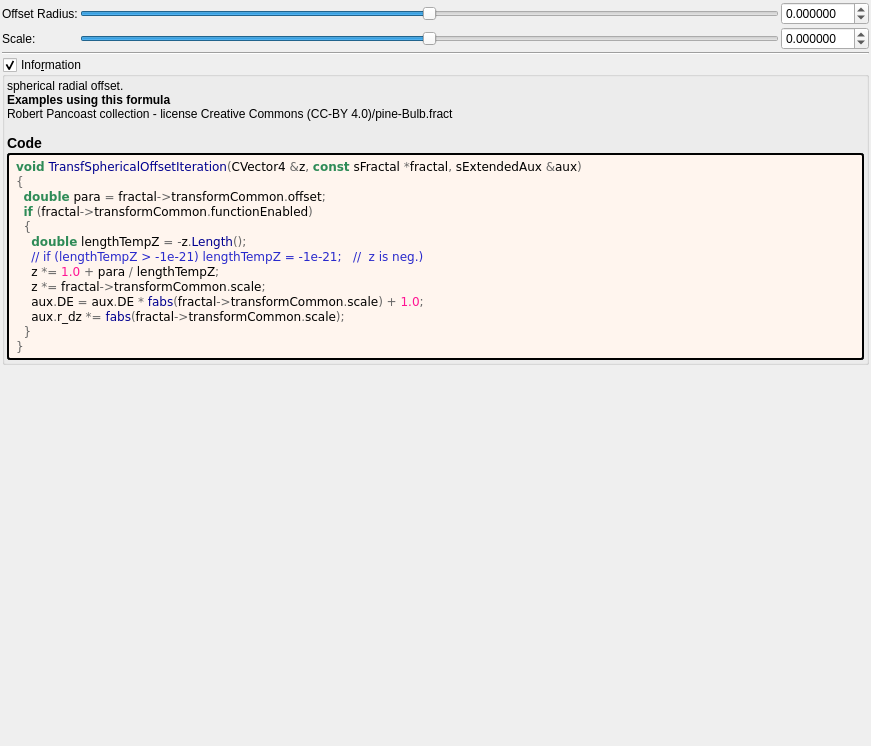
<?xml version="1.0" encoding="UTF-8"?>
<ui version="4.0">
 <class>transf_spherical_offset</class>
 <widget class="QWidget" name="Form">
  <property name="geometry">
   <rect>
    <x>0</x>
    <y>0</y>
    <width>871</width>
    <height>746</height>
   </rect>
  </property>
  <property name="windowTitle">
   <string notr="true">transf_spherical_offset</string>
  </property>
  <layout class="QVBoxLayout" name="verticalLayout">
   <property name="spacing">
    <number>2</number>
   </property>
   <property name="leftMargin">
    <number>2</number>
   </property>
   <property name="topMargin">
    <number>2</number>
   </property>
   <property name="rightMargin">
    <number>2</number>
   </property>
   <property name="bottomMargin">
    <number>2</number>
   </property>
   <item>
    <layout class="QGridLayout" name="gridLayout">
     <property name="spacing">
      <number>2</number>
     </property>
     <item row="0" column="2">
      <widget class="MyDoubleSpinBox" name="spinbox_transf_offset">
       <property name="sizePolicy">
        <sizepolicy hsizetype="Minimum" vsizetype="Maximum">
         <horstretch>0</horstretch>
         <verstretch>0</verstretch>
        </sizepolicy>
       </property>
       <property name="prefix">
        <string/>
       </property>
       <property name="suffix">
        <string/>
       </property>
       <property name="decimals">
        <number>6</number>
       </property>
       <property name="minimum">
        <double>-99.989999999999995</double>
       </property>
       <property name="maximum">
        <double>99.989999999999995</double>
       </property>
       <property name="singleStep">
        <double>0.100000000000000</double>
       </property>
      </widget>
     </item>
     <item row="1" column="0">
      <widget class="QLabel" name="label_143">
       <property name="text">
        <string>Scale:</string>
       </property>
      </widget>
     </item>
     <item row="1" column="2">
      <widget class="MyDoubleSpinBox" name="spinbox_transf_scale">
       <property name="sizePolicy">
        <sizepolicy hsizetype="Minimum" vsizetype="Maximum">
         <horstretch>0</horstretch>
         <verstretch>0</verstretch>
        </sizepolicy>
       </property>
       <property name="prefix">
        <string/>
       </property>
       <property name="suffix">
        <string/>
       </property>
       <property name="decimals">
        <number>6</number>
       </property>
       <property name="minimum">
        <double>-99.989999999999995</double>
       </property>
       <property name="maximum">
        <double>99.989999999999995</double>
       </property>
       <property name="singleStep">
        <double>0.100000000000000</double>
       </property>
      </widget>
     </item>
     <item row="0" column="0">
      <widget class="QLabel" name="label_142">
       <property name="text">
        <string>Offset Radius:</string>
       </property>
      </widget>
     </item>
     <item row="0" column="1">
      <widget class="QSlider" name="slider_transf_offset">
       <property name="sizePolicy">
        <sizepolicy hsizetype="Expanding" vsizetype="Maximum">
         <horstretch>0</horstretch>
         <verstretch>0</verstretch>
        </sizepolicy>
       </property>
       <property name="minimum">
        <number>-5000000</number>
       </property>
       <property name="maximum">
        <number>5000000</number>
       </property>
       <property name="value">
        <number>0</number>
       </property>
       <property name="sliderPosition">
        <number>0</number>
       </property>
       <property name="orientation">
        <enum>Qt::Horizontal</enum>
       </property>
      </widget>
     </item>
     <item row="1" column="1">
      <widget class="QSlider" name="slider_transf_scale">
       <property name="sizePolicy">
        <sizepolicy hsizetype="Expanding" vsizetype="Maximum">
         <horstretch>0</horstretch>
         <verstretch>0</verstretch>
        </sizepolicy>
       </property>
       <property name="minimum">
        <number>-5000000</number>
       </property>
       <property name="maximum">
        <number>5000000</number>
       </property>
       <property name="value">
        <number>0</number>
       </property>
       <property name="sliderPosition">
        <number>0</number>
       </property>
       <property name="orientation">
        <enum>Qt::Horizontal</enum>
       </property>
      </widget>
     </item>
    </layout>
   </item>
   <item>
    <widget class="Line" name="line">
     <property name="orientation">
      <enum>Qt::Horizontal</enum>
     </property>
    </widget>
   </item>
   <item>
    <widget class="MyGroupBox" name="groupCheck_info">
     <property name="title">
      <string>Info&amp;rmation</string>
     </property>
     <property name="flat">
      <bool>false</bool>
     </property>
     <property name="checkable">
      <bool>true</bool>
     </property>
     <layout class="QVBoxLayout" name="verticalLayout_2">
      <property name="spacing">
       <number>2</number>
      </property>
      <property name="leftMargin">
       <number>2</number>
      </property>
      <property name="topMargin">
       <number>2</number>
      </property>
      <property name="rightMargin">
       <number>2</number>
      </property>
      <property name="bottomMargin">
       <number>2</number>
      </property>
      <item>
	   <widget class="QLabel" name="label_information_general">
	    <property name="text">
		 <string notr="true">&lt;p&gt;spherical radial offset.&lt;/p&gt;&lt;table&gt;
&lt;/table&gt;
&lt;br&gt;&lt;b&gt;Examples using this formula&lt;/b&gt;&lt;br&gt;Robert Pancoast collection - license Creative Commons (CC-BY 4.0)/pine-Bulb.fract&lt;h3&gt;Code&lt;/h3&gt;</string>
		</property>
		<property name="wordWrap">
		 <bool>true</bool>
		</property>
		<property name="openExternalLinks">
		 <bool>true</bool>
		</property>
		<property name="textInteractionFlags">
		 <set>Qt::LinksAccessibleByMouse|Qt::TextSelectableByMouse</set>
		</property>
		</widget>
	   </item>
	   <item>
	    <widget class="QLabel" name="label_code_content">
		 <property name="text">
		  <string notr="true">&lt;body style=&quot;background-color:#fff5ee&quot;&gt;
&lt;pre style=&quot;color:#000000; background-color:#fff5ee;  font-family:'Courier New',monospace;&quot;&gt;&lt;span style=&quot;color:#2e8b57; font-weight:bold&quot;&gt;void&lt;/span&gt; &lt;span style=&quot;color:#00008f&quot;&gt;TransfSphericalOffsetIteration&lt;/span&gt;&lt;span style=&quot;color:#676767&quot;&gt;(&lt;/span&gt;CVector4 &lt;span style=&quot;color:#676767&quot;&gt;&amp;amp;&lt;/span&gt;z&lt;span style=&quot;color:#676767&quot;&gt;,&lt;/span&gt; &lt;span style=&quot;color:#2e8b57; font-weight:bold&quot;&gt;const&lt;/span&gt; sFractal &lt;span style=&quot;color:#676767&quot;&gt;*&lt;/span&gt;fractal&lt;span style=&quot;color:#676767&quot;&gt;,&lt;/span&gt; sExtendedAux &lt;span style=&quot;color:#676767&quot;&gt;&amp;amp;&lt;/span&gt;aux&lt;span style=&quot;color:#676767&quot;&gt;)&lt;/span&gt;
&lt;span style=&quot;color:#676767&quot;&gt;{&lt;/span&gt;
  &lt;span style=&quot;color:#2e8b57; font-weight:bold&quot;&gt;double&lt;/span&gt; para &lt;span style=&quot;color:#676767&quot;&gt;=&lt;/span&gt; fractal&lt;span style=&quot;color:#676767&quot;&gt;-&amp;gt;&lt;/span&gt;transformCommon&lt;span style=&quot;color:#676767&quot;&gt;.&lt;/span&gt;offset&lt;span style=&quot;color:#676767&quot;&gt;;&lt;/span&gt;
  &lt;span style=&quot;color:#2e8b57; font-weight:bold&quot;&gt;if&lt;/span&gt; &lt;span style=&quot;color:#676767&quot;&gt;(&lt;/span&gt;fractal&lt;span style=&quot;color:#676767&quot;&gt;-&amp;gt;&lt;/span&gt;transformCommon&lt;span style=&quot;color:#676767&quot;&gt;.&lt;/span&gt;functionEnabled&lt;span style=&quot;color:#676767&quot;&gt;)&lt;/span&gt;
  &lt;span style=&quot;color:#676767&quot;&gt;{&lt;/span&gt;
    &lt;span style=&quot;color:#2e8b57; font-weight:bold&quot;&gt;double&lt;/span&gt; lengthTempZ &lt;span style=&quot;color:#676767&quot;&gt;= -&lt;/span&gt;z&lt;span style=&quot;color:#676767&quot;&gt;.&lt;/span&gt;&lt;span style=&quot;color:#00008f&quot;&gt;Length&lt;/span&gt;&lt;span style=&quot;color:#676767&quot;&gt;();&lt;/span&gt;
    &lt;span style=&quot;color:#2929cc&quot;&gt;// if (lengthTempZ &amp;gt; -1e-21) lengthTempZ = -1e-21;   //  z is neg.)&lt;/span&gt;
    z &lt;span style=&quot;color:#676767&quot;&gt;*=&lt;/span&gt; &lt;span style=&quot;color:#ff1493&quot;&gt;1.0&lt;/span&gt; &lt;span style=&quot;color:#676767&quot;&gt;+&lt;/span&gt; para &lt;span style=&quot;color:#676767&quot;&gt;/&lt;/span&gt; lengthTempZ&lt;span style=&quot;color:#676767&quot;&gt;;&lt;/span&gt;
    z &lt;span style=&quot;color:#676767&quot;&gt;*=&lt;/span&gt; fractal&lt;span style=&quot;color:#676767&quot;&gt;-&amp;gt;&lt;/span&gt;transformCommon&lt;span style=&quot;color:#676767&quot;&gt;.&lt;/span&gt;scale&lt;span style=&quot;color:#676767&quot;&gt;;&lt;/span&gt;
    aux&lt;span style=&quot;color:#676767&quot;&gt;.&lt;/span&gt;DE &lt;span style=&quot;color:#676767&quot;&gt;=&lt;/span&gt; aux&lt;span style=&quot;color:#676767&quot;&gt;.&lt;/span&gt;DE &lt;span style=&quot;color:#676767&quot;&gt;*&lt;/span&gt; &lt;span style=&quot;color:#00008f&quot;&gt;fabs&lt;/span&gt;&lt;span style=&quot;color:#676767&quot;&gt;(&lt;/span&gt;fractal&lt;span style=&quot;color:#676767&quot;&gt;-&amp;gt;&lt;/span&gt;transformCommon&lt;span style=&quot;color:#676767&quot;&gt;.&lt;/span&gt;scale&lt;span style=&quot;color:#676767&quot;&gt;) +&lt;/span&gt; &lt;span style=&quot;color:#ff1493&quot;&gt;1.0&lt;/span&gt;&lt;span style=&quot;color:#676767&quot;&gt;;&lt;/span&gt;
    aux&lt;span style=&quot;color:#676767&quot;&gt;.&lt;/span&gt;r_dz &lt;span style=&quot;color:#676767&quot;&gt;*=&lt;/span&gt; &lt;span style=&quot;color:#00008f&quot;&gt;fabs&lt;/span&gt;&lt;span style=&quot;color:#676767&quot;&gt;(&lt;/span&gt;fractal&lt;span style=&quot;color:#676767&quot;&gt;-&amp;gt;&lt;/span&gt;transformCommon&lt;span style=&quot;color:#676767&quot;&gt;.&lt;/span&gt;scale&lt;span style=&quot;color:#676767&quot;&gt;);&lt;/span&gt;
  &lt;span style=&quot;color:#676767&quot;&gt;}&lt;/span&gt;
&lt;span style=&quot;color:#676767&quot;&gt;}&lt;/span&gt;
&lt;/pre&gt;
&lt;/body&gt;</string>
		 </property>
		 <property name="wordWrap">
		  <bool>true</bool>
		 </property>
		 <property name="openExternalLinks">
		  <bool>true</bool>
		 </property>
		 <property name="textInteractionFlags">
		  <set>Qt::LinksAccessibleByMouse|Qt::TextSelectableByMouse</set>
		 </property>
		 <property name="styleSheet">
		  <string notr="true">border-style: outset; border-width: 2px; border-radius: 3px; border-color: black; background-color: #fff5ee; padding: 4px;</string>
		  </property>
		 </widget>
		</item>
	   </layout>
    </widget>
   </item>
   <item>
    <spacer name="verticalSpacer">
     <property name="orientation">
      <enum>Qt::Vertical</enum>
     </property>
     <property name="sizeHint" stdset="0">
      <size>
       <width>20</width>
       <height>40</height>
      </size>
     </property>
    </spacer>
   </item>
  </layout>
 </widget>
 <customwidgets>
  <customwidget>
   <class>MyDoubleSpinBox</class>
   <extends>QDoubleSpinBox</extends>
   <header>my_double_spin_box.h</header>
  </customwidget>
  <customwidget>
   <class>MyGroupBox</class>
   <extends>QGroupBox</extends>
   <header>my_group_box.h</header>
   <container>1</container>
  </customwidget>
 </customwidgets>
 <tabstops>
  <tabstop>slider_transf_offset</tabstop>
  <tabstop>spinbox_transf_offset</tabstop>
  <tabstop>slider_transf_scale</tabstop>
  <tabstop>spinbox_transf_scale</tabstop>
  <tabstop>groupCheck_info</tabstop>
 </tabstops>
 <resources/>
 <connections/>
</ui>
